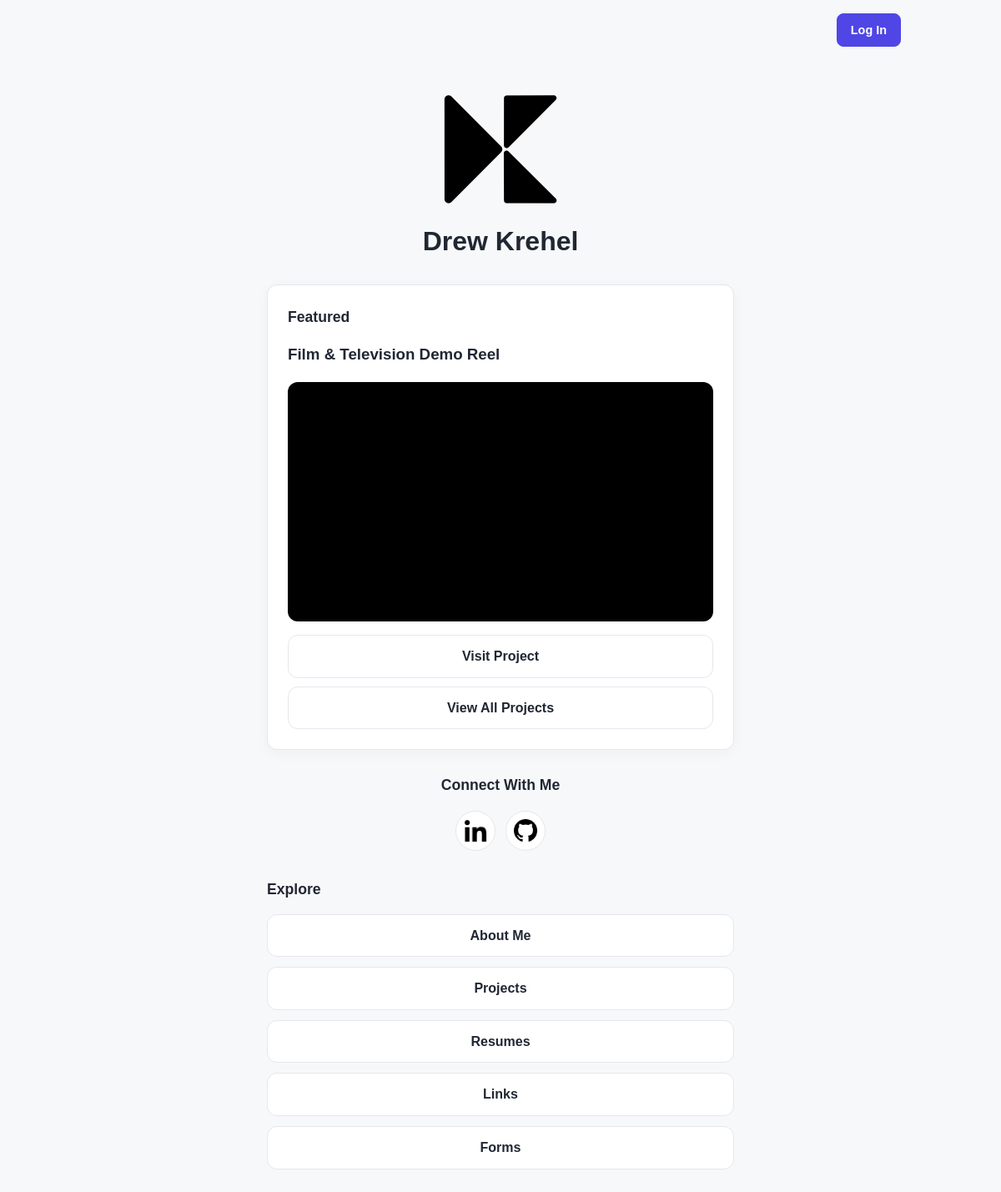
Before: /drewkrehel/ with the older database file.
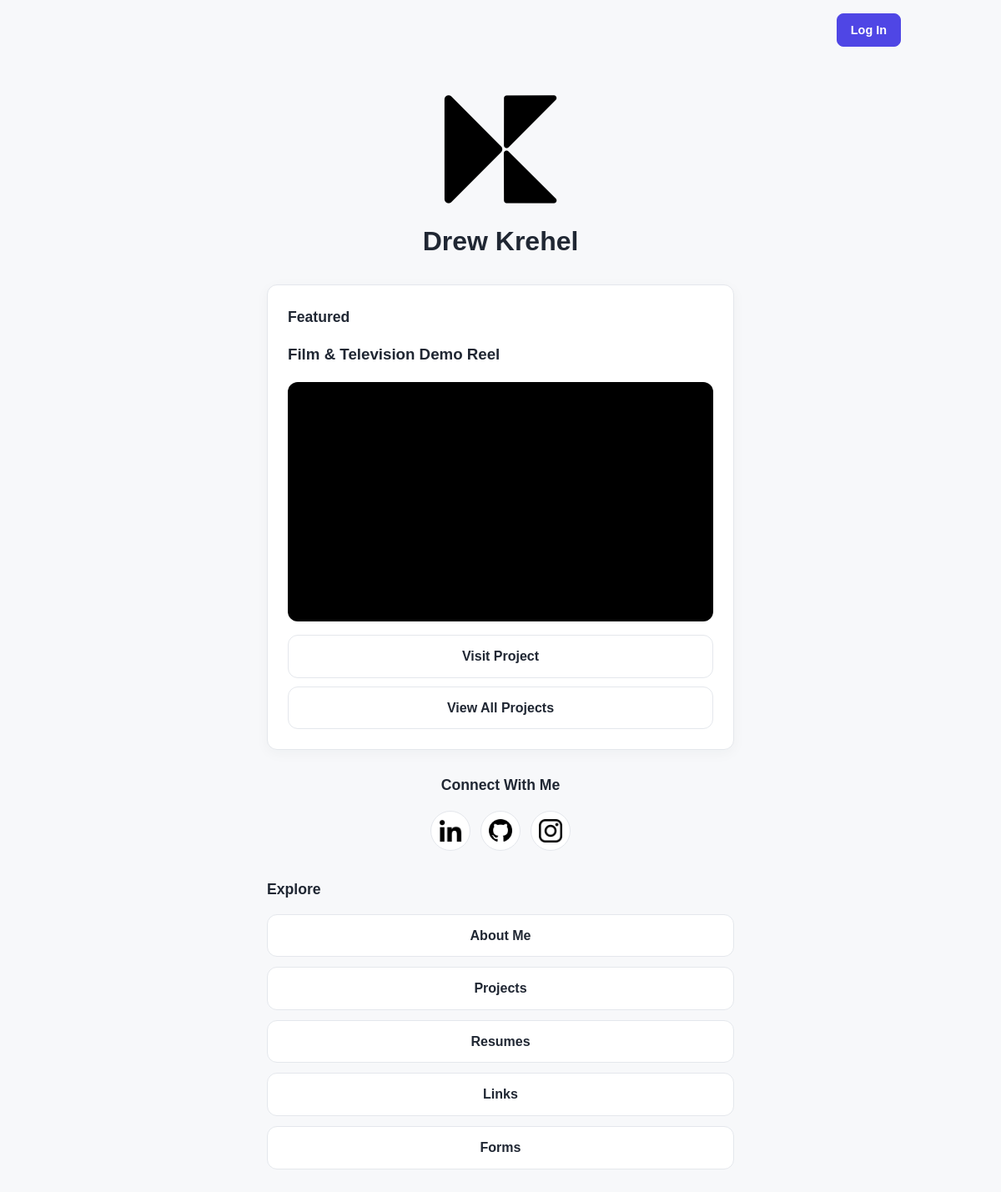
After: the same page with the newer database file.
### builder/models.py (models this page shows)
class Link(models.Model):
    user = models.ForeignKey(
        User,
        on_delete=models.CASCADE
    )
    display_name = models.CharField(
        max_length=200,
        help_text="Enter the name of your link"
    )
    link_url = models.URLField(
        help_text="Enter the URL for your link"
    )
    is_social = models.BooleanField(
        default=False,
        help_text="Display this link in the homepage social icon banner"
    )
    link_image = models.ImageField(
        upload_to='link_images/',
        blank=True,
        help_text="Upload a link icon or image"
    )
    sort_order = models.PositiveIntegerField(default=0)

### builder/views.py (the view, shortened to what this page needs)
# urls.py: path("<str:username>/", views.home, name="home"),
def home(request, username):
    profile = Profile.objects.get(user__username=username)
    featured_object = None
    featured_form = None
    contact_form = None
    if profile.featured_section == "about":
        featured_object = profile
    elif profile.featured_section and profile.featured_object_id:
        if profile.featured_section == "projects":
            featured_object = Project.objects.filter(
                id=profile.featured_object_id,
                user=profile.user,
            ).first()
        elif profile.featured_section == "resumes":
            featured_object = Resume.objects.filter(
                id=profile.featured_object_id,
                user=profile.user,
            ).first()
        elif profile.featured_section == "links":
            featured_object = Link.objects.filter(
                id=profile.featured_object_id,
                user=profile.user,
            ).first()
        elif profile.featured_section == "forms":
            featured_object = Form.objects.filter(
                id=profile.featured_object_id,
                user=profile.user,
            ).first()
    social_links = Link.objects.filter(
        user=profile.user,
        is_social=True,
    ).order_by("sort_order", "id")
    context = {
        "profile": profile,
        "is_homepage": True,
        "featured_object": featured_object,
        "social_links": social_links,
        "featured_form": featured_form,
        "contact_form": contact_form,
    }
    return render(request, "index.html", context=context)

### builder/templates/index.html (shortened to what this page needs)
{% extends "base.html" %}
{% block content %}
<main class="profile-page">
    <header class="profile-header">
        {% if profile.index_thumbnail %}
        <img class="index-thumbnail" src="{{ profile.index_thumbnail.url }}" alt="Featured image for {{ profile.display_name }}">
        {% endif %}
        <h1 class="profile-name">{{ profile.display_name }}</h1>
    </header>
    {% if featured_object %}
    <section class="featured-card">
        <h2 class="section-title">Featured</h2>
        {% if profile.featured_section == "about" %}
        <p>{{ featured_object.bio }}</p>
        <!-- {% if featured_object.profile_image %}
        <img class="featured-image" src="{{ featured_object.profile_image.url }}"
            alt="{{ featured_object.display_name }}">
        {% endif %} -->
        <a class="button-link" href="{% url 'about' username=profile.user.username %}">
            Read More
        </a>
        {% elif profile.featured_section == "projects" %}
        <h3>{{ featured_object.title }}</h3>
        {% if featured_object.video_url and featured_object.get_video_embed_url %}
        <div class="project-video">
            <iframe src="{{ featured_object.get_video_embed_url }}" title="Video for {{ featured_object.title }}" loading="lazy"
                allow="accelerometer; autoplay; clipboard-write; encrypted-media; gyroscope; picture-in-picture; web-share"
 allowfullscreen>
            </iframe>
        </div>
        {% elif featured_object.image %}
        <img class="featured-image" src="{{ featured_object.image.url }}" alt="Image for {{ featured_object.title }}">
        {% endif %}
        <div class="featured-actions">
            <a class="button-link" href="{{ featured_object.link }}">
                Visit Project
            </a>
            <a class="button-link" href="{% url 'projects' username=profile.user.username %}">
                View All Projects
            </a>
        </div>
        {% endif %}
    </section>
    {% endif %}
    {% if social_links %}
    <section class="social-section">
        <h2 class="section-title">Connect With Me</h2>
        <div class="social-icons">
            {% for link in social_links %}
            <a href="{{ link.link_url }}" class="social-icon" target="_blank" rel="noopener noreferrer"
                aria-label="{{ link.display_name }}">
                {% if link.link_image %}
                <img src="{{ link.link_image.url }}" alt="{{ link.display_name }}">
                {% else %}
                <span>{{ link.display_name }}</span>
                {% endif %}
            </a>
            {% endfor %}
        </div>
    </section>
    {% endif %}
    <nav class="explore-nav" aria-label="Profile sections">
        <h2 class="section-title">Explore</h2>
        <div class="explore-links">
            <a class="button-link" href="{% url 'about' username=profile.user.username %}">
                About Me
            </a>
            <a class="button-link" href="{% url 'projects' username=profile.user.username %}">
                Projects
            </a>
            <a class="button-link" href="{% url 'resumes' username=profile.user.username %}">
                Resumes
            </a>
            <a class="button-link" href="{% url 'links' username=profile.user.username %}">
                Links
            </a>
            <a class="button-link" href="{% url 'forms' username=profile.user.username %}">
                Forms
            </a>
        </div>
    </nav>
</main>
{% endblock %}

Changed rows visible on the page:
added Link: link_image (picture)
